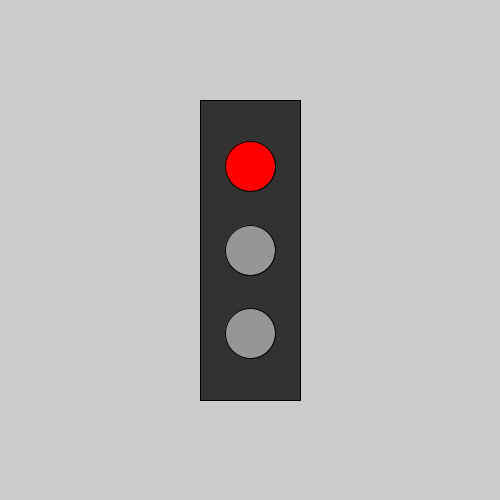
Frame 1 (no input)
Frame 60 (the mouse pressed at the canvas centre just before this capture): identical to frame 1, image omitted
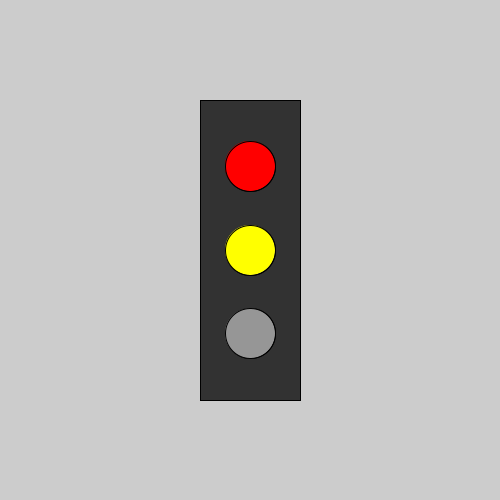
Frame 120 (the mouse held since frame 60 and released just before this capture)

The Processing sketch that drew these frames (run headless with seeded random() and noise(); from frame 60 on, the mouse is pressed at the canvas centre):

// Processing sketch: Task6
// ── Task6.pde
int red = color(255, 0, 0);
int yellow = color(255, 255, 0);
int green = color(0, 255, 0);
int lightOff = color(150);
int light1 = red;
int light2 = yellow;
int light3 = green;

void setup() {
  size (500, 500);
  rectMode(CENTER);
  ellipseMode(CENTER);
  fill (50);
  rect(width/2, height/2, 100, 300);
}

void draw() {

  switch(frameCount%400) {
  case 1:
    fill(light1);
    ellipse(width/2, height/3, 50, 50);
    fill(lightOff);
    ellipse(width/2, height/2, 50, 50);
    ellipse(width/2, height/1.5, 50, 50);
    break;

  case 100:
    fill(light1);
    ellipse(width/2, height/3, 50, 50);
    fill(light2);
    ellipse(width/2, height/2, 50, 50);
    fill(lightOff);
    ellipse(width/2, height/1.5, 50, 50);
    break;

  case 200:
    fill(lightOff);
    ellipse(width/2, height/3, 50, 50);
    fill(lightOff);
    ellipse(width/2, height/2, 50, 50);
    fill(light3);
    ellipse(width/2, height/1.5, 50, 50);
    break;
  }
}
